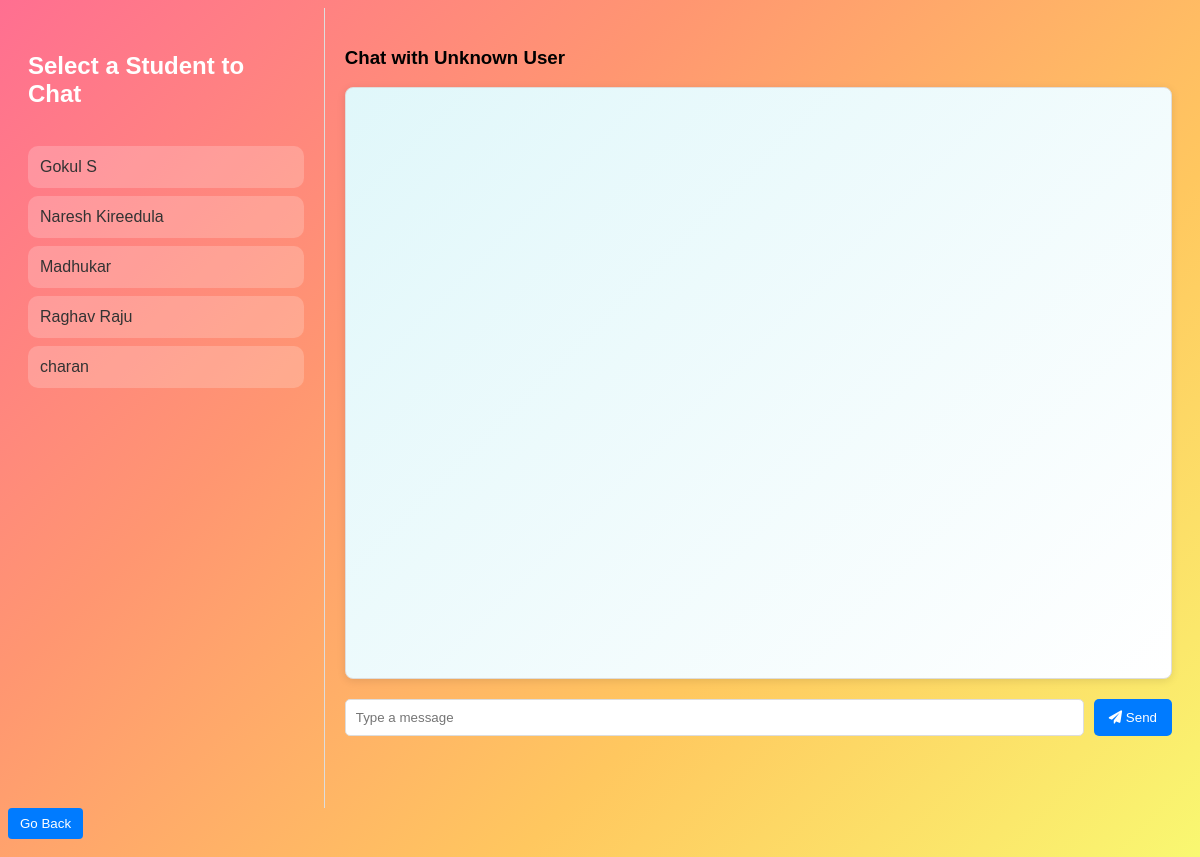
The app's page /chat.php (signed in) with its own data.
### tables this page shows
CREATE TABLE `users` (
  `id` int(11) NOT NULL,
  `username` varchar(255) NOT NULL,
  `email` varchar(100) NOT NULL,
  `mobile` varchar(10) NOT NULL,
  `password` varchar(255) NOT NULL,
  `created_at` timestamp NOT NULL DEFAULT current_timestamp(),
  `is_seller` tinyint(1) DEFAULT 0,
  `is_active` tinyint(1) DEFAULT 1,
  `notifications_enabled` tinyint(1) DEFAULT 1,
  `dark_mode` tinyint(1) DEFAULT 0,
  `language` varchar(20) DEFAULT 'en',
  `timezone` varchar(50) DEFAULT 'UTC'
);

### chat.php (the view, shortened to what this page needs)
<?php
include 'config.php';
$user_id = $_SESSION['user_id'];
$users_result = $conn->query("
    SELECT u.id, u.username
    FROM users u
    JOIN products p ON u.id = p.seller_id
    WHERE u.id != $user_id
    GROUP BY u.id
");
$receiver_id = $_GET['user'] ?? 0;
$receiver_result = $conn->query("SELECT username FROM users WHERE id = $receiver_id");
$receiver = $receiver_result->fetch_assoc();
$receiver_name = $receiver ? $receiver['username'] : 'Unknown User';
?>
<!DOCTYPE html>
<html lang="en">
<head>
    <link rel="stylesheet" href="styles/chat.css">
    <link rel="stylesheet" href="https://cdnjs.cloudflare.com/ajax/libs/font-awesome/6.0.0-beta3/css/all.min.css">
</head>
<body>
    <div class="chat-container">
        <div class="chat-sidebar">
            <h3>Select a Student to Chat</h3>
            <ul class="user-list">
                <?php while ($user = $users_result->fetch_assoc()): ?>
                    <li>
                        <a href="chat.php?user=<?php echo $user['id']; ?>">
                            <?php echo htmlspecialchars($user['username']); ?>
                        </a>
                    </li>
                <?php endwhile; ?>
            </ul>
        </div>
        <div class="chat-box">
            <h3>Chat with <?php echo htmlspecialchars($receiver_name); ?></h3>
            <div class="messages">
            </div>
            <form action="chat.php?user=<?php echo $receiver_id; ?>" method="POST" class="message-form">
                <input type="text" name="message" placeholder="Type a message" required>
                <button type="submit"><i class="fas fa-paper-plane"></i> Send</button>
            </form>
        </div>
    </div>
    <button onclick="window.location.href='index.php'" class="go-back-btn">Go Back</button>
</body>
</html>

### Styles/chat.css (style rules this page uses)
body { font-family: Arial, sans-serif; background: linear-gradient(135deg, #FF6F91, #FF9671, #FFC75F, #F9F871); }
.chat-container { display: flex; height: 100vh; }
.chat-sidebar { width: 25%; padding: 20px; border-right: 1px solid #ddd; color: #fff; display: flex; flex-direction: column; align-items: center; }
.chat-sidebar h3 { font-size: 1.5em; color: #fff; margin-bottom: 20px; display: flex; align-items: center; gap: 10px; }
.chat-sidebar ul li { background: rgba(255, 255, 255, 0.2); color: #fff; font-size: 1em; margin: 8px 0; padding: 12px; border-radius: 10px; display: flex; align-items: center; cursor: pointer; transition: background-color 0.3s ease, transform 0.2s ease; }
.chat-sidebar ul { list-style: none; width: 100%; margin-top: 10px; padding: 0; }
.user-list { list-style-type: none; padding: 0; }
.user-list li { margin-bottom: 15px; }
.user-list a { color: #333; text-decoration: none; }
.chat-box { width: 75%; padding: 20px; }
.messages { border: 1px solid #ddd; border-radius: 8px; padding: 15px; height: 70vh; overflow-y: scroll; margin-bottom: 20px; background: linear-gradient(135deg, #e0f7fa, #ffffff); box-shadow: 0px 2px 8px rgba(0, 0, 0, 0.1); font-family: 'Segoe UI', Tahoma, Geneva, Verdana, sans-serif; color: #333; }
.message-form { display: flex; gap: 10px; }
.message-form input[type="text"] { flex: 1; padding: 10px; border: 1px solid #ddd; border-radius: 5px; }
.message-form button { background-color: #007bff; color: white; border: none; padding: 10px 15px; border-radius: 5px; cursor: pointer; }

### chat.php (style rules this page uses)
.go-back-btn { margin-bottom: 10px; padding: 8px 12px; background-color: #007bff; color: #fff; border: none; border-radius: 4px; cursor: pointer; }

### records on screen
users: username "Gokul S"
users: username "Naresh Kireedula"
users: username "Madhukar"
users: username "Raghav Raju"
users: username "charan"

### other values on screen
$receiver_name "Unknown User"
